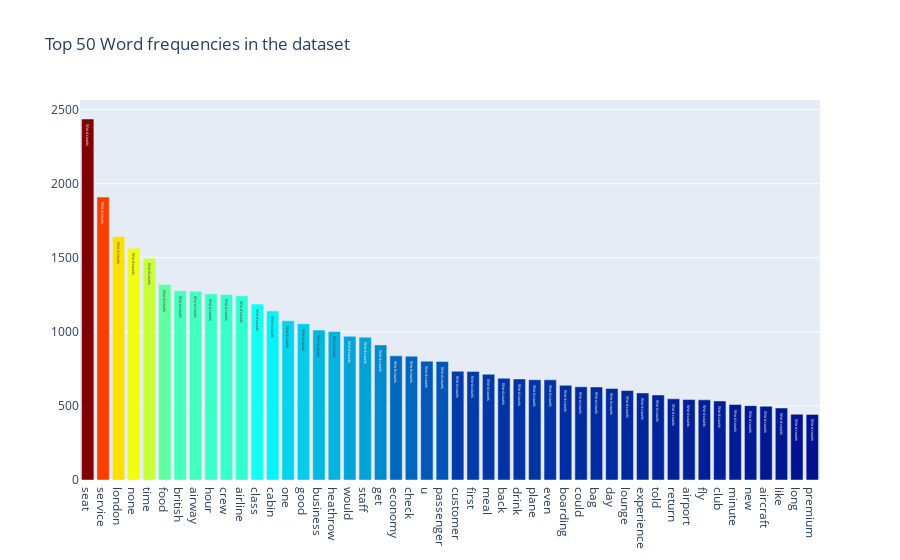

This figure's notebook cell:
### Markdown cell above
## 4.1.Top 50 words with highest frequency in our dataset

### Code cell
all_words = df['reviews'].str.split(expand=True).unstack().value_counts()
data = [go.Bar(
            x = all_words.index.values[2:50],
            y = all_words.values[2:50],
            marker= dict(colorscale='Jet',
                         color = all_words.values[2:100]
                        ),
            text='Word counts'
    )]

layout = go.Layout(
    title='Top 50 Word frequencies in the dataset'
)

fig = go.Figure(data=data, layout=layout)

py.iplot(fig, filename='basic-bar')

### Figure 1 — Plotly figure (JSON) as saved in the notebook; plotly's stock layout.template omitted (floating-point values rounded to 4 significant figures)
{"data": [{"marker": {"color": [2437, 1910, 1643, 1565, 1497, 1320, 1278, 1275, 1257, 1253, 1243, 1188, 1141, 1075, 1055, 1012, 1003, 970, 964, 912, 838, 836, 802, 800, 734, 733, 714, 687, 682, 677, 676, 639, 629, 628, 618, 604, 588, 574, 548, 543, 541, 533, 510, 502, 498, 486, 444, 443, 435, 429, 427, 425, 420, 420, 416, 402, 399, 399, 398, 393, 391, 387, 383, 383, 381, 380, 376, 374, 370, 370, 367, 366, 361, 359, 358, 358, 356, 354, 351, 350, 350, 348, 345, 344, 342, 338, 335, 333, 328, 327, 326, 323, 322, 322, 321, 321, 321, 319], "colorscale": [[0, "rgb(0,0,131)"], [0.2, "rgb(0,60,170)"], [0.4, "rgb(5,255,255)"], [0.6, "rgb(255,255,0)"], [0.8, "rgb(250,0,0)"], [1, "rgb(128,0,0)"]]}, "text": "Word counts", "type": "bar", "x": ["seat", "service", "london", "none", "time", "food", "british", "airway", "hour", "crew", "airline", "class", "cabin", "one", "good", "business", "heathrow", "would", "staff", "get", "economy", "check", "u", "passenger", "customer", "first", "meal", "back", "drink", "plane", "even", "boarding", "could", "bag", "day", "lounge", "experience", "told", "return", "airport", "fly", "club", "minute", "new", "aircraft", "like", "long", "premium"], "y": [2437, 1910, 1643, 1565, 1497, 1320, 1278, 1275, 1257, 1253, 1243, 1188, 1141, 1075, 1055, 1012, 1003, 970, 964, 912, 838, 836, 802, 800, 734, 733, 714, 687, 682, 677, 676, 639, 629, 628, 618, 604, 588, 574, 548, 543, 541, 533, 510, 502, 498, 486, 444, 443]}], "layout": {"title": {"text": "Top 50 Word frequencies in the dataset"}}}
